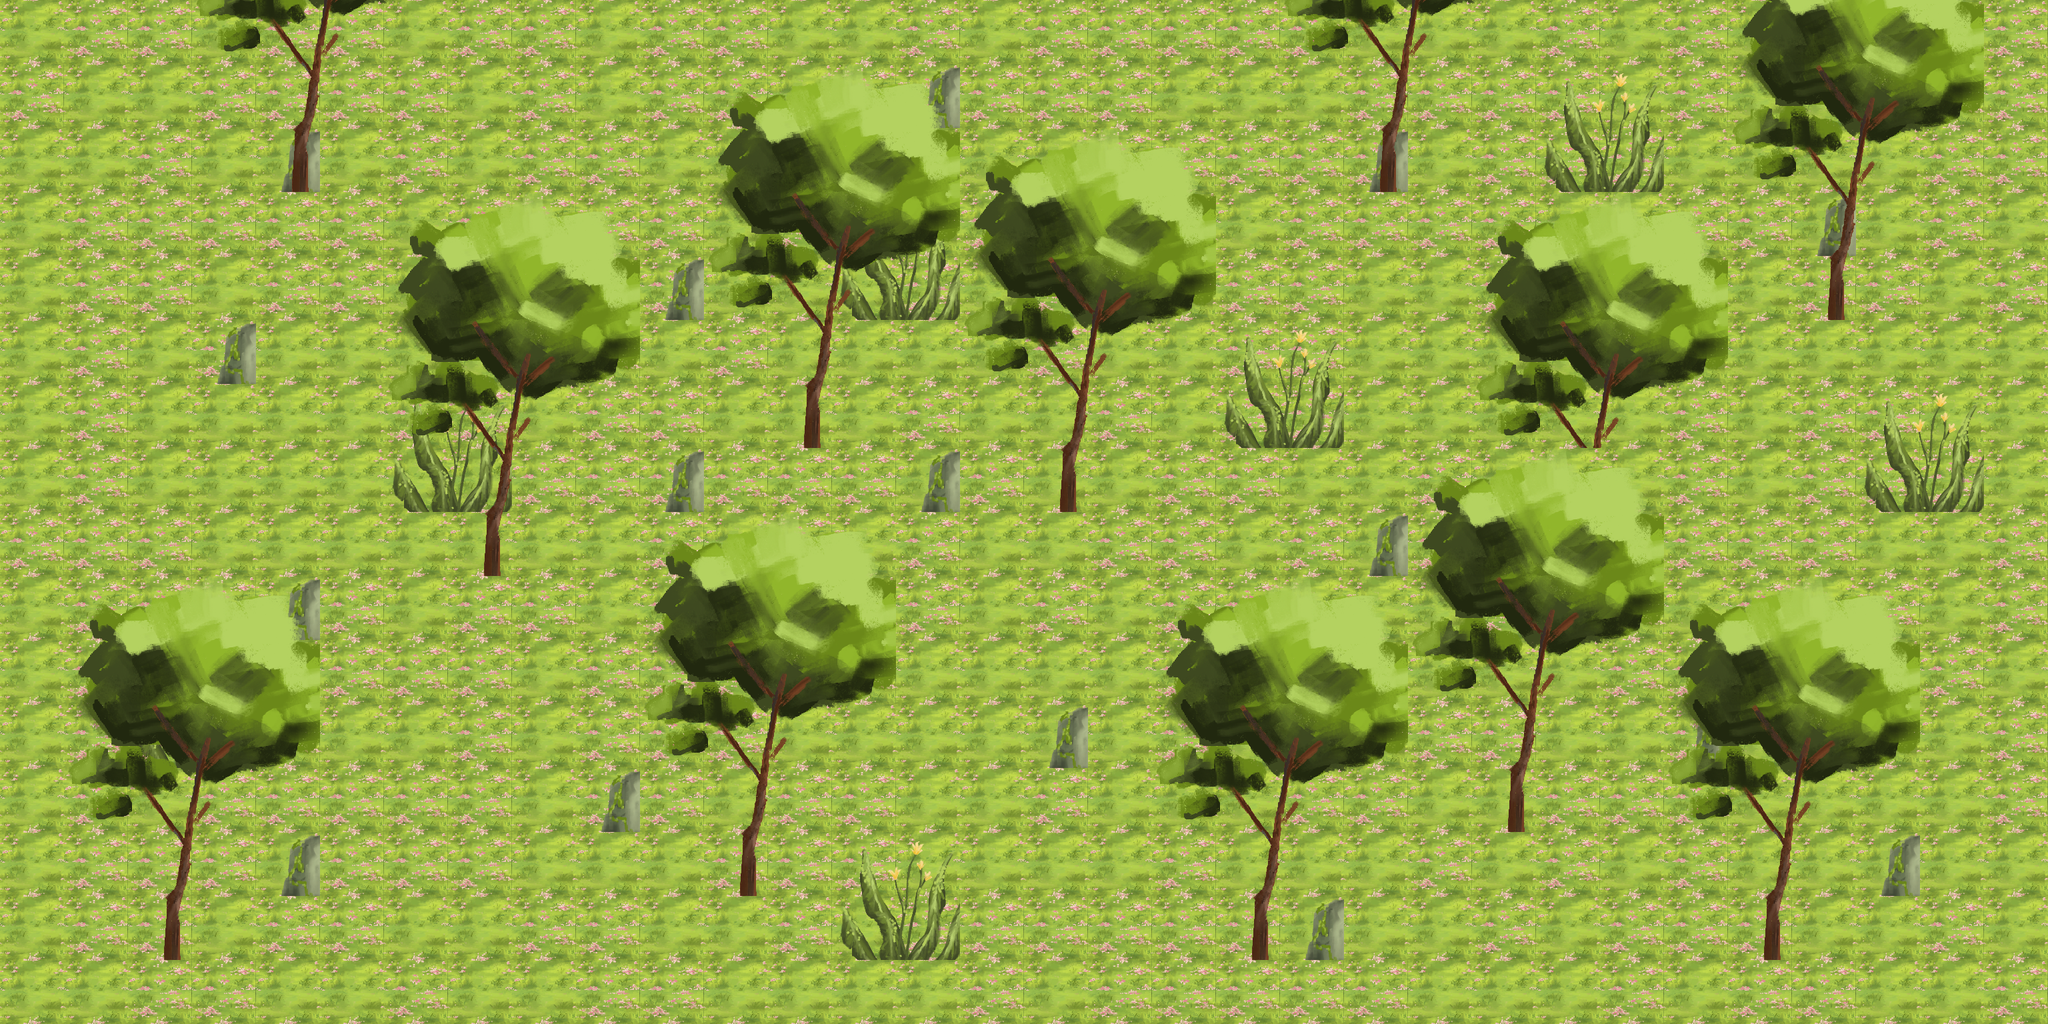

The image is a tile-based game level rendered from a .tmx file. Its description and source (layers, tilesets, objects; grid data summarised) follow:
An orthogonal 32x16 tile map with 96x96 px tiles, 3 tile layers (Tile Layer 1, Tile Layer 2, Tile Layer 3), 4 tilesets.

<map version="1.10" tiledversion="1.10.2" orientation="orthogonal" renderorder="right-down" width="32" height="16" tilewidth="96" tileheight="96" infinite="0" nextlayerid="7" nextobjectid="1">
 <tileset firstgid="1" name="spritesheet-96" tilewidth="96" tileheight="96" tilecount="2" columns="2">
  <image source="spritesheet-96.png" width="192" height="96" />
 </tileset>
 <tileset firstgid="3" name="Arbol" tilewidth="96" tileheight="96" tilecount="24" columns="4">
  <image source="Arbol.PNG" width="435" height="670" />
 </tileset>
 <tileset firstgid="27" name="Planta" tilewidth="96" tileheight="96" tilecount="4" columns="2">
  <image source="Planta.PNG" width="240" height="240" />
 </tileset>
 <tileset firstgid="31" name="Roca" tilewidth="96" tileheight="96" tilecount="1" columns="1">
  <image source="Roca.PNG" width="180" height="180" />
 </tileset>
 <layer id="1" name="Tile Layer 1" width="32" height="16">
  <properties>
   <property name="Draw" type="bool" value="true" />
  </properties>
  <data>[512 cells, 512 non-empty, 2 distinct tile ids]</data>
 </layer>
 <layer id="4" name="Tile Layer 2" width="32" height="16">
  <properties>
   <property name="Draw" type="bool" value="true" />
  </properties>
  <data>[512 cells, 45 non-empty, 5 distinct tile ids]</data>
 </layer>
 <layer id="6" name="Tile Layer 3" width="32" height="16">
  <properties>
   <property name="Draw" type="bool" value="true" />
  </properties>
  <data>[512 cells, 254 non-empty, 24 distinct tile ids]</data>
 </layer>
</map>
